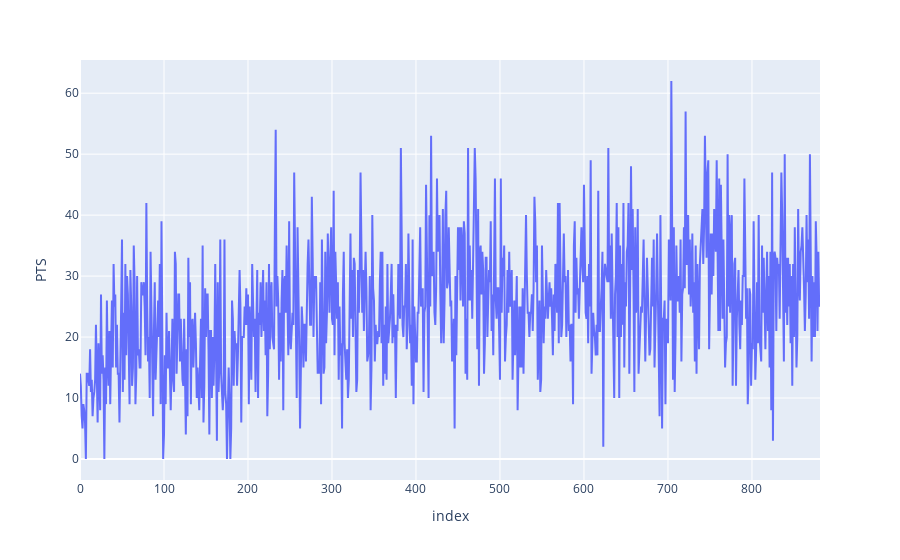

The code cell stored with this chart in its notebook:
### Code cell
# Zooming into the plot above to see if having rolling averages would be useful features
px.line(df_curry, x=df_curry.index, y='PTS')

### Figure 1 — Plotly figure (JSON) as saved in the notebook; plotly's stock layout.template omitted (floating-point values rounded to 4 significant figures; data arrays with more than 128 entries replaced by an {"elided": "..."} marker saying what was removed)
{"data": [{"hovertemplate": "index=%{x}<br>PTS=%{y}<extra></extra>", "legendgroup": "", "line": {"color": "#636efa", "dash": "solid"}, "marker": {"symbol": "circle"}, "mode": "lines", "name": "", "orientation": "v", "showlegend": false, "type": "scatter", "x": {"elided": "882 int values"}, "xaxis": "x", "y": {"elided": "882 int values"}, "yaxis": "y"}], "layout": {"legend": {"tracegroupgap": 0}, "margin": {"t": 60}, "xaxis": {"anchor": "y", "domain": [0, 1], "title": {"text": "index"}}, "yaxis": {"anchor": "x", "domain": [0, 1], "title": {"text": "PTS"}}}}
